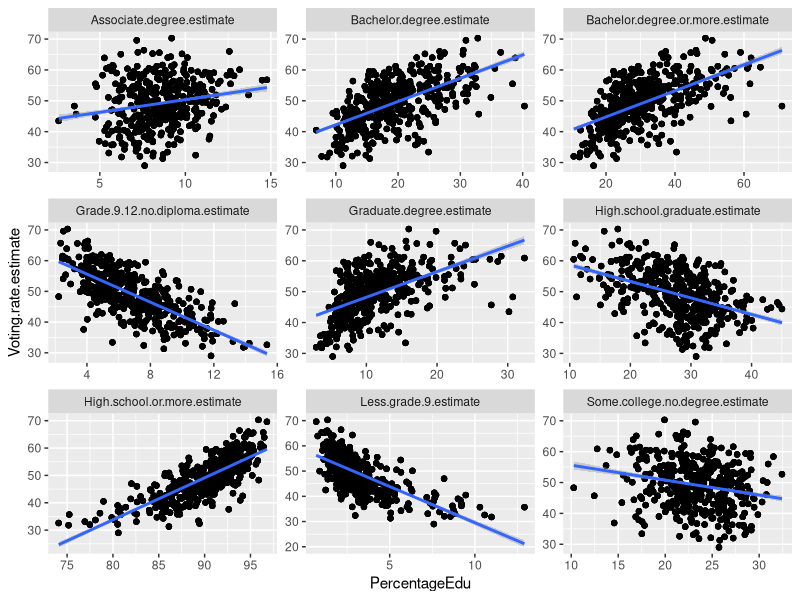
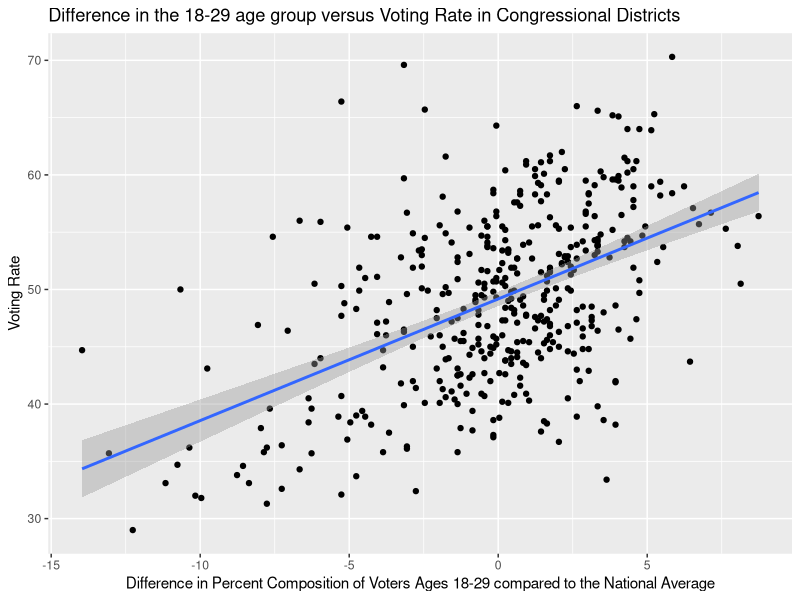
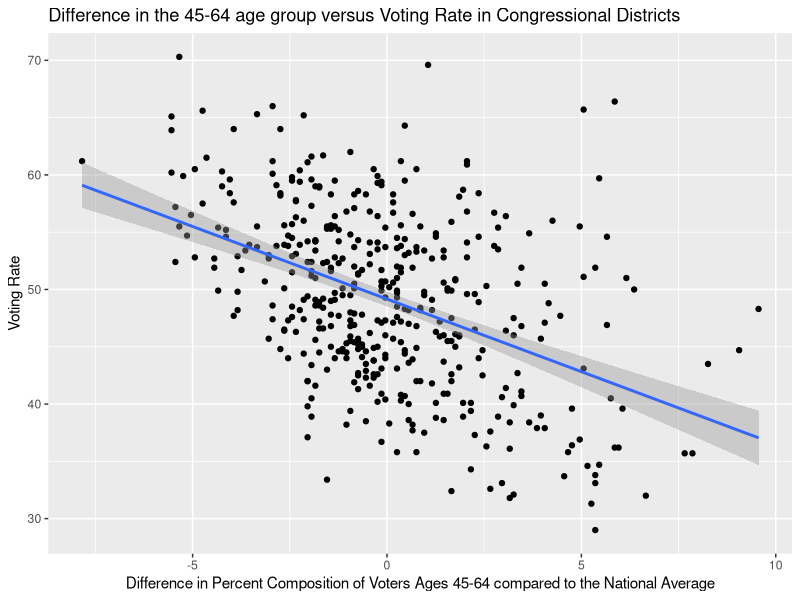
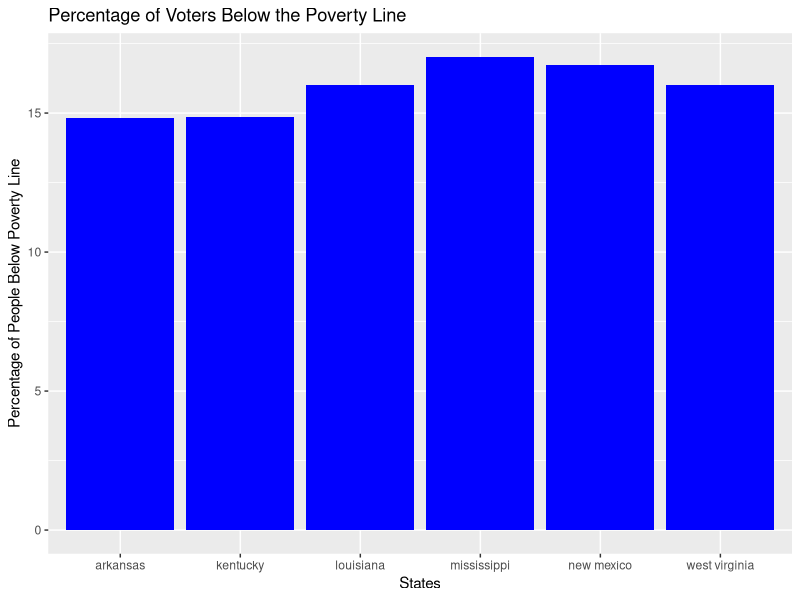
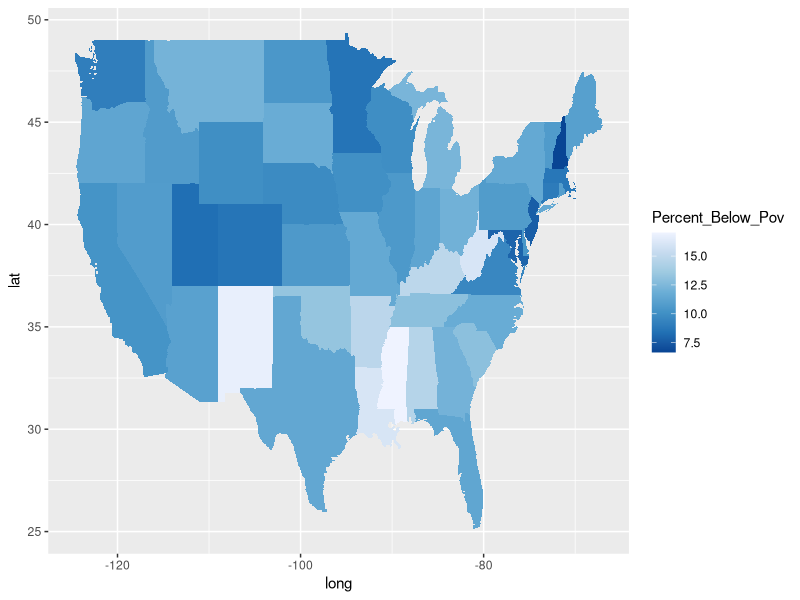

These figures' R source, in order:
## ---- chunk 1
# tidyverse
library(tidyverse)
# readxl
library(readxl)
df1 <- read.csv('table01.csv')
df2 <- read.csv('table02a.csv')
df3 <- read.csv('table02b.csv')
df4 <- read.csv('table02c.csv')
df5 <- read.csv('table02d.csv')
# head(df1)
# head(df2)
# head(df3)
# head(df4)
# head(df5)
library(dplyr)
library(ggplot2)
library(tidyr)
library(readr)
library(lubridate)
## ---- chunk 2
table01 <- read.csv("table01.csv")
table01 <- table01 %>%
  rename(
    stateAbb = State.abbreviation,
    stateName = State.name,
    congressDist = Congressional.district,
    votesCastForCongress = Votes.cast.for.congressional.representative.for.the.November.6..2018.election,
    votingAgePopulation = Citizen.voting.age.population.estimate,
    votingAgePopulationMOE = Citizen.voting.age.population.Margin.of.Error,
    votingRate = Voting.rate.estimate,
    votingRateMOE = Voting.rate.Margin.of.Error
  )
head(table01, 5)
table02a <- read.csv("table02a.csv")
table02a <- table02a %>%
  rename(
    stateAbb = State.abbreviation,
    stateName = State.name,
    congressDist = Congressional.district,
    votingAgePopulation = Citizen.voting.age.population.estimate,
    votingAgePopulationMOE = Citizen.voting.age.population.MOE
  )
table02b <- read.csv("table02b.csv")
table02b <- table02b %>%
  rename(
    stateAbb = State.abbreviation,
    stateName = State.name,
    congressDist = Congressional.district,
    votingAgePopulation = Citizen.voting.age.population.estimate,
    votingAgePopulationMOE = Citizen.voting.age.population.MOE
  )
## ---- chunk 3
# head(df4)
eduPol <- df4 %>% select(State.abbreviation, State.name, Congressional.district, Citizen.voting.age.population.estimate, Less.grade.9.estimate, Grade.9.12.no.diploma.estimate, High.school.graduate.estimate, Some.college.no.degree.estimate, Associate.degree.estimate, Bachelor.degree.estimate, Graduate.degree.estimate, High.school.or.more.estimate, Bachelor.degree.or.more.estimate)
eduPol %>% full_join(df1) -> eduPol

eduPol %>% pivot_longer(Less.grade.9.estimate:Bachelor.degree.or.more.estimate, names_to = "Education", values_to = "Amount") -> eduPol
#head(eduPol)
#add gender break down
df3 %>% 
  select(State.abbreviation, State.name, Congressional.district, Citizen.voting.age.population.estimate, Men.estimate, Women.estimate, Men.percent.total, Women.percent.total) -> gender

gender %>%
  pivot_longer(Men.estimate:Women.estimate, names_to = "Gender", values_to = "Percentage") %>%
  pivot_longer(Men.percent.total:Women.percent.total, names_to = "GenderTotal", values_to = "PercentageTotal")-> gender

eduPol %>%
  full_join(gender) -> eduPol
#head(eduPol)

eduPol %>%
  mutate(PercentageEdu = (Amount / Citizen.voting.age.population.estimate) * 100 ) -> eduPol

eduPol %>%
  group_by(Education) %>%
  summarise(mean = mean(PercentageEdu, na.rm=TRUE), n = n())

ggplot(eduPol, aes(x=PercentageEdu, y=Voting.rate.estimate)) + geom_point() + geom_smooth(method='lm') + facet_wrap(~Education, scales = "free")

#head(eduPol)
## ---- chunk 4
table02a <- table01 %>%
  select(stateAbb, congressDist, votingRate) %>%
  inner_join(table02a, by = c('stateAbb', 'congressDist'))
mean18.29 <- mean(table02a$Ages.18.29.percent.estimate)
mean30.44 <- mean(table02a$Ages.30.44.percent.estimate)
mean45.64 <- mean(table02a$Ages.45.64.percent.estimate)
mean65.up <- mean(table02a$Ages.65.up.percent.estimate)
# mean18.29
# mean30.44
# mean45.64
# mean65.up
table02a$dif18.29 <- mean18.29 - table02a$Ages.18.29.percent.estimate
table02a$dif30.44 <- mean30.44 - table02a$Ages.30.44.percent.estimate
table02a$dif45.64 <- mean45.64 - table02a$Ages.45.64.percent.estimate
table02a$dif65.up <- mean65.up - table02a$Ages.65.up.percent.estimate
## ---- chunk 5
table02a %>% 
  select(stateName, congressDist, dif18.29, votingRate) %>%
  arrange(desc(dif18.29)) %>%
  head(5)
## ---- chunk 6
table02a %>%
  select(stateName, congressDist, dif30.44, votingRate) %>%
  arrange(desc(dif30.44)) %>%
  head(5)
## ---- chunk 7
table02a %>%
  select(stateName, congressDist, dif45.64, votingRate) %>%
  arrange(desc(dif45.64)) %>%
  head(5)
## ---- chunk 8
table02a %>%
  select(stateName, congressDist, dif65.up, votingRate) %>%
  arrange(desc(dif65.up)) %>%
  head(5)
## ---- chunk 9
ggplot(table02a, aes(x=dif18.29, y=votingRate)) +geom_point() + geom_smooth(method='lm') + xlab("Difference in Percent Composition of Voters Ages 18-29 compared to the National Average") + ylab("Voting Rate")+ ggtitle("Difference in the 18-29 age group versus Voting Rate in Congressional Districts")

ggplot(table02a, aes(x=dif45.64, y=votingRate)) +geom_point() + geom_smooth(method='lm')  + xlab("Difference in Percent Composition of Voters Ages 45-64 compared to the National Average") + ylab("Voting Rate")+ ggtitle("Difference in the 45-64 age group versus Voting Rate in Congressional Districts")
## ---- chunk 10

## ---- chunk 11

## ---- chunk 12
library(maps)
library(dplyr)
library(ggplot2)

Pov <- read.csv("table02b.csv")
Pov2 <- Pov %>% select(State.name,Congressional.district,Poverty.universe, Below.poverty.level.estimate, Below.poverty.level.percent.total, Citizen.voting.age.population.estimate)

names(Pov2)[names(Pov2) == "State.name"] <- "region"

Pov2$region <- tolower(Pov2$region)

#Bar Chart 
BelPov <- Pov2 %>% group_by(region) %>% summarize(Pov_Uni = sum(Poverty.universe), Below_Pov = sum(Below.poverty.level.estimate)) 

BelPov$Percent_Below_Pov <- (BelPov$Below_Pov/BelPov$Pov_Uni) *100
BelPov2 <- BelPov %>% subset(Percent_Below_Pov > 14.6)

BelPov2 %>% ggplot(aes(region, Percent_Below_Pov)) + geom_bar(stat = 'identity', fill = 'blue') + labs(x = 'States', y = 'Percentage of People Below Poverty Line', title = 'Percentage of Voters Below the Poverty Line')  




#map
library(RColorBrewer)

names(Pov2)[names(Pov2) == 'State.name'] <- 'region' 
State <- map_data('state')

map <- left_join(State, BelPov, by = 'region')
map %>% ggplot(aes(long, lat)) + geom_polygon(aes(group=group, fill = Percent_Below_Pov)) + scale_fill_distiller(palette = 'Blues')
#labels ^
